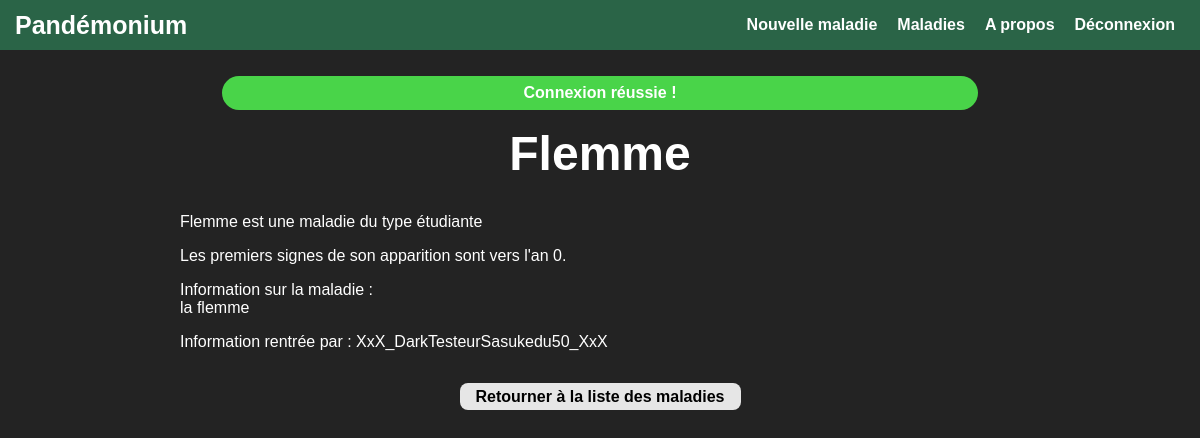
Page /index.php/pandemics/5 (signed in) on the committed database.
### tables this page shows
CREATE TABLE `pandemics` (
  `id` int(11) NOT NULL AUTO_INCREMENT,
  `name` varchar(255) NOT NULL,
  `type` varchar(255) NOT NULL,
  `discoveryYear` int(11) NOT NULL,
  `description` text NOT NULL,
  `creator` varchar(255) NOT NULL,
  PRIMARY KEY (`id`)
);

### src/controller/PandemicController.php (called while the page is built, shortened)
<?php
class PandemicController
{
    private $view, $storage, $router, $manager;
    public function __construct($view, $storage, $router, $manager)
    {
        $this->view = $view;
        $this->storage = $storage;
        $this->manager = $manager;
    }
    public function showInformation($id)
    {
        $pandemic = $this->storage->read($id);
        if ($pandemic !== null) {
            $this->view->makePandemicPage($pandemic, $id, $this->permission($pandemic));
        } else {
            $this->view->displayUnknownPandemic();
        }
    }
    private function permission($pandemic)
    {
        return $this->manager->getUser() !== null && ($this->manager->getUser()->getUsername() === $pandemic->getCreator() || $this->manager->isAdminConnected());
    }
}

### src/PandemicRouter.php (called while the page is built, shortened)
<?php
require_once("AbstractRouter.php");
require_once("controller/PandemicController.php");
require_once("view/PandemicView.php");
class PandemicRouter extends AbstractRouter
{
    public function main($db, $path_exploded = "", $auth_manager = null)
    {
        $is_user_connected = $auth_manager->isUserConnected();
        $next = ".";
        for ($i = 0; $i < count(array_slice(explode('/', $_SERVER['SCRIPT_NAME']), 1)); $i++) {
            $next .= "/..";
        }
        try {
            $controller = new PandemicController($this->view, $db->getStorage('pandemics'), $this->main_router, $auth_manager);
            if (count($path_exploded) <= 0 || $path_exploded[0] === '' || $path_exploded[0] === "list") {
                if ($_SERVER['REQUEST_METHOD'] === "POST") {
                    $controller->showListSearch($_POST["search"]);
                } else if ($_SERVER['REQUEST_METHOD'] == "GET") {
                    $controller->showList();
                } else {
                    $this->view->show405();
                }
            } else {
                if ($path_exploded[0] === "create") {
                    if ($is_user_connected) {
                        if ($_SERVER['REQUEST_METHOD'] === "POST") {
                            $controller->saveNewPandemic($_POST);
                        } else if ($_SERVER['REQUEST_METHOD'] == "GET") {
                            $controller->newPandemic();
                        } else {
                            $this->view->show405();
                        }
                    } else {
                        $next .= $this->main_router->getSimpleURL('pandemics_create');
                        $this->POSTredirect($this->main_router->getSimpleURL('accounts_login') . "?next=$next", "Vous devez être connecté pour créer une pandémie.", "info");
                    }
                } else if (count($path_exploded) == 1) {
                    if ($is_user_connected) {
                        $controller->showInformation($path_exploded[0], $auth_manager->getUser());
                    }
                } else if (count($path_exploded) == 2) {
                    if ($path_exploded[1] === 'update') {
                        if ($is_user_connected) {
                            if ($_SERVER['REQUEST_METHOD'] === "POST") {
                                $controller->updatePandemic($_POST);
                            } else if ($_SERVER['REQUEST_METHOD'] == "GET") {
                                $controller->askUpdatePandemic($path_exploded[0]);
                            } else {
                                $this->view->show405();
                            }
                        } else {
                            $next .= $this->main_router->getConfigurableURL('pandemics_update', array('id' => $path_exploded[0]));
                            $this->POSTredirect(
                                $this->main_router->getSimpleURL('accounts_login') . "?next=$next",
                                "Vous devez être connecté pour modifier une pandémie.",
                                "info"
                            );
                        }
                    } else if ($path_exploded[1] === "delete") {
                        if ($is_user_connected) {
                            if ($_SERVER['REQUEST_METHOD'] === "POST") {
                                $controller->deletePandemic($_POST);
                            } else if ($_SERVER['REQUEST_METHOD'] == "GET") {
                                $controller->askDeletionPandemic($path_exploded[0]);
                            } else {
                                $this->view->show405();
                            }
                        } else {
                            $next .= $this->main_router->getConfigurableURL('pandemics_delete', array('id' => $path_exploded[0]));
                            $this->POSTredirect(
                                $this->main_router->getSimpleURL('accounts_login') . "?next=$next",
                                "Vous devez être connecté pour supprimer une pandémie."
                            );
                        }
                    }
                } else {
                    $this->view->show404();
                }
            }
        } catch (Exception $e) {
            $this->view->show500();
        }
    }
}

### src/Router.php (called while the page is built, shortened)
<?php
require_once("AbstractRouter.php");
require_once("PandemicRouter.php");
class Router extends AbstractRouter
{
    private $subrouters;
    public function __construct()
    {
        $this->subrouters = array(new PandemicRouter($this), new AuthenticationRouter($this), new AdminRouter($this));
    }
    public function createURLs()
    {
        $this->urls["home"] = "";
        $this->urls["about"] = "/about";
        $this->urls = array_merge($this->urls, $this->getSubRouter("pandemics")->getURLs());
        $this->urls = array_merge($this->urls, $this->getSubRouter("accounts")->getURLs());
        $this->urls = array_merge($this->urls, $this->getSubRouter("admin")->getURLs());
    }
    public function main($db, $path_exploded = "", $auth_manager = null)
    {
        if (isset($_SERVER['PATH_INFO'])) {
            $path_exploded = array_slice(explode('/', $_SERVER['PATH_INFO']), 1);
        }
        $auth_manager = new AuthenticationManager($db->getStorage("users"));
        try {
            if ($path_exploded === "" || (count($path_exploded) == 1 && $path_exploded[0] === "")) {
                $this->view->homePage();
            } else if (count($path_exploded) == 1 && $path_exploded[0] === "about") {
                $this->view->aboutPage();
            } else {
                switch ($path_exploded[0]) {
                    case 'pandemics':
                        $sub_router = $this->getSubRouter("pandemics");
                        $sub_router->main($db, array_slice($path_exploded, 1), $auth_manager);
                        $this->view = $sub_router->getView();
                        break;
                }
            }
        } catch (Exception $e) {
            $this->view->show500();
        }
        if ($auth_manager->isUserConnected()) {
            $this->view->removeNavLink("Connexion");
            $this->view->removeNavLink("S'inscrire");
        } else {
            $this->view->removeNavLink("Nouvelle maladie");
            $this->view->removeNavLink("Déconnexion");
        }
        if (!$auth_manager->isAdminConnected()) {
            $this->view->removeNavLink("Admin");
        }
        $this->view->setFeedback($this->getFeedback());
        $this->view->render();
    }
    public function getSubRouter($app_name)
    {
        foreach ($this->subrouters as $key) {
            if ($key->getAppName() === $app_name) {
                return $key;
            }
        }
        return null;
    }
}

### index.php (called while the page is built, shortened)
<?php
require_once("Router.php");
require_once("settings.php");
$router = new Router();
$router->main($db);
?>

### src/model/Pandemic.php (called while the page is built, shortened)
<?php
class Pandemic
{
    private $name, $type, $discoveryYear, $description, $creator;
    public function getName()
    {
        return $this->name;
    }
    public function getType()
    {
        return $this->type;
    }
    public function getDiscoveryYear()
    {
        return $this->discoveryYear;
    }
    public function getDescription()
    {
        return $this->description;
    }
    public function getCreator()
    {
        return $this->creator;
    }
    public function setName($name)
    {
        $this->name = $name;
    }
    public function setType($type)
    {
        $this->type = $type;
    }
    public function setDiscoveryYear($discoveryYear)
    {
        $this->discoveryYear = $discoveryYear;
    }
    public function setDescription($description)
    {
        $this->description = $description;
    }
    public function setCreator($creator)
    {
        $this->creator = $creator;
    }
}

### src/model/PandemicStorageMySQL.php (called while the page is built, shortened)
<?php
require_once("model/Pandemic.php");
class PandemicStorageMySQL implements Storage
{
    private $database;
    public function __construct($pdo)
    {
        $this->database = $pdo;
    }
    public function read($object_id)
    {
        $request = "SELECT * FROM pandemics WHERE id=:id";
        $stmt = $this->database->prepare($request);
        $stmt->execute(array(":id" => intval($object_id)));
        $fetched_data = $stmt->fetch(PDO::FETCH_ASSOC);
        if ($fetched_data) {
            return new Pandemic($fetched_data['name'], $fetched_data['type'], intval($fetched_data['discoveryYear']), $fetched_data['description'], $fetched_data['creator']);
        }
        return null;
    }
}

### src/Utils.php (called while the page is built)
<?php
class Utils {
    public static function htmlesc($str)
    {
        return htmlentities(
            $str,
            ENT_QUOTES
                | ENT_SUBSTITUTE
                | ENT_HTML5,
            'UTF-8'
        );
    }
}

### src/view/AbstractView.php (called while the page is built, shortened)
<?php
abstract class AbstractView
{
    public function __construct($router, $include_file_name, $feedback = array())
    {
        $this->router = $router;
    }
}

### src/AbstractRouter.php (called while the page is built, shortened)
<?php
abstract class AbstractRouter
{
    protected $app_name, $urls, $view, $main_router;
    public function __construct($app_name, $view, $main_router = null)
    {
        $this->app_name = $app_name;
        $this->urls = array();
    }
    public function getSimpleURL($name)
    {
        return $_SERVER['SCRIPT_NAME'] . (isset($this->urls[$name]) ? $this->urls[$name] : "");
    }
    public function getAppName()
    {
        return $this->app_name;
    }
    public function getURLs()
    {
        return $this->urls;
    }
}

### src/view/PandemicView.php (the view, shortened to what this page needs)
<?php
require_once("Utils.php");
require_once("view/AbstractView.php");
class PandemicView extends AbstractView
{
	public function makePandemicPage($pandemic, $id, $has_permission)
	{
		$this->content = "<h1>" . Utils::htmlesc($pandemic->getName()) . "</h1><article><p>" . Utils::htmlesc($pandemic->getName()) . " est une maladie du type " . Utils::htmlesc($pandemic->getType()) . "</p><p>Les premiers signes de son apparition sont vers l'an {$pandemic->getDiscoveryYear()}.</p><p>Information sur la maladie :<br>" . Utils::htmlesc($pandemic->getDescription()) . "</p><p>Information rentrée par : {$pandemic->getCreator()}</p></article>";
		$this->content .= "<div class=\"buttons\">";
		$this->content .= "<a class=\"button\" href=\"{$this->router->getSimpleURL("pandemics_list")}\">Retourner à la liste des maladies</a></div>";
	}
}

### css/screen.css (style rules this page uses)
* { box-sizing: border-box; }
body, textarea { font-family: Arial, Helvetica, sans-serif; }
body { margin: 0; padding: 0; background-color: rgb(35, 35, 35); color: white; min-width: 250px; }
h1 { margin-top: 1rem; text-align: center; font-size: 3em; }
a { color: white; }
.button, button { display: inline-block; font-size: 1rem; padding: 0.35rem 1rem; font-weight: bold; text-align: center; vertical-align: middle; line-height: 1; color: black; background-color: rgba(245, 245, 245, 0.932); border: none; border-radius: 8px; cursor: pointer; text-decoration: none; transition: all 0.175s ease-in-out; }
.buttons { width: 100%; text-align: center; }
.buttons .button { margin: 1em 10px 0 10px; }

### rows in the picture
pandemics: name "Flemme", type "étudiante", discoveryYear "0", description "la flemme", creator "XxX_DarkTesteurSasukedu50_XxX"

### other values in the picture
$text "Nouvelle maladie"
$text "Maladies"
$text "A propos"
$text "Déconnexion"
$feedback['feedback'] "Connexion réussie !"
